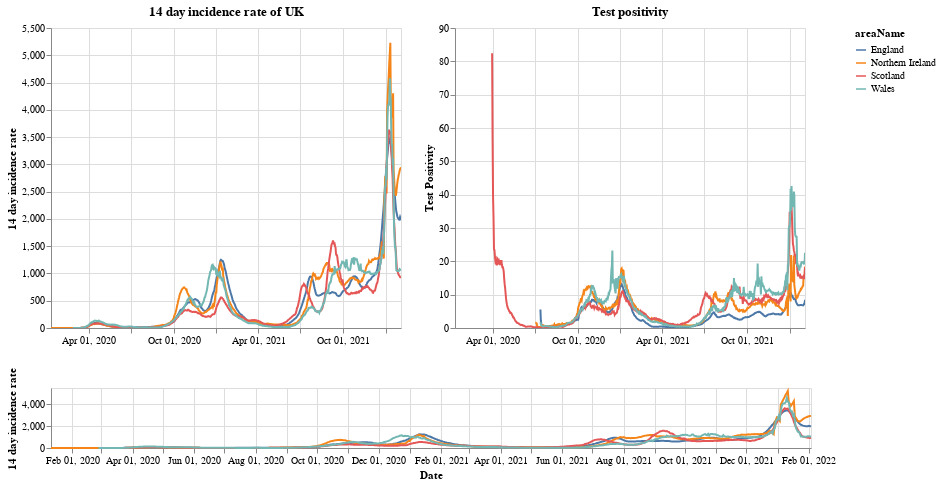

Source (notebook cell):
### Markdown cell above
# Plots

First a plot with each country in the UK. The top right shows the positivity rate for (which is the percentage of registered tests which were positive) while the top left is the 14 day incidence rate. The bottom chart can be used to select the timeframe (does not work on a mobile device).

### Code cell
#collapse
brush = alt.selection(type='interval', name='DateBrush',encodings=['x'],fields=['Time'])
leg_selection = alt.selection_multi(fields=['areaName'], bind='legend')

base = alt.Chart(uk_cases).mark_line().encode(
    x=alt.X("yearmonthdate(date):T", axis=alt.Axis(title='Date')),
    y=alt.Y("twoWeeklyCasesRate:Q", axis=alt.Axis(title='14 day incidence rate')),
    tooltip=['areaName', 'date','twoWeeklyCasesRate', 'testPositivity'],
    color='areaName',
    opacity=alt.condition(leg_selection, alt.value(2), alt.value(0.1))
).add_selection(leg_selection).properties(width=350)

upper = base.encode(alt.X('yearmonthdate(date):T', axis=alt.Axis(title=''),
                         scale=alt.Scale(domain=brush))
                   ).properties(title=f'14 day incidence rate of UK')
upper_right = upper.encode(alt.Y('testPositivity:Q', axis=alt.Axis(title='Test Positivity'))).properties(title='Test positivity')
lower = base.properties(height=60, width = 760).add_selection(brush)

(upper | upper_right) & lower

### Figure 1 — Vega-Lite specification as saved in the notebook (floating-point values rounded to 4 significant figures; data arrays with more than 128 entries replaced by an {"elided": "..."} marker saying what was removed)
{"config": {"view": {"continuousWidth": 400, "continuousHeight": 300}}, "vconcat": [{"hconcat": [{"mark": "line", "encoding": {"color": {"type": "nominal", "field": "areaName"}, "opacity": {"condition": {"value": 2, "selection": "selector001"}, "value": 0.1}, "tooltip": [{"type": "nominal", "field": "areaName"}, {"type": "temporal", "field": "date"}, {"type": "quantitative", "field": "twoWeeklyCasesRate"}, {"type": "quantitative", "field": "testPositivity"}], "x": {"type": "temporal", "axis": {"title": ""}, "field": "date", "scale": {"domain": {"selection": "DateBrush"}}, "timeUnit": "yearmonthdate"}, "y": {"type": "quantitative", "axis": {"title": "14 day incidence rate"}, "field": "twoWeeklyCasesRate"}}, "selection": {"selector001": {"type": "multi", "fields": ["areaName"], "bind": "legend"}}, "title": "14 day incidence rate of UK", "width": 350}, {"mark": "line", "encoding": {"color": {"type": "nominal", "field": "areaName"}, "opacity": {"condition": {"value": 2, "selection": "selector001"}, "value": 0.1}, "tooltip": [{"type": "nominal", "field": "areaName"}, {"type": "temporal", "field": "date"}, {"type": "quantitative", "field": "twoWeeklyCasesRate"}, {"type": "quantitative", "field": "testPositivity"}], "x": {"type": "temporal", "axis": {"title": ""}, "field": "date", "scale": {"domain": {"selection": "DateBrush"}}, "timeUnit": "yearmonthdate"}, "y": {"type": "quantitative", "axis": {"title": "Test Positivity"}, "field": "testPositivity"}}, "selection": {"selector001": {"type": "multi", "fields": ["areaName"], "bind": "legend"}}, "title": "Test positivity", "width": 350}]}, {"mark": "line", "encoding": {"color": {"type": "nominal", "field": "areaName"}, "opacity": {"condition": {"value": 2, "selection": "selector001"}, "value": 0.1}, "tooltip": [{"type": "nominal", "field": "areaName"}, {"type": "temporal", "field": "date"}, {"type": "quantitative", "field": "twoWeeklyCasesRate"}, {"type": "quantitative", "field": "testPositivity"}], "x": {"type": "temporal", "axis": {"title": "Date"}, "field": "date", "timeUnit": "yearmonthdate"}, "y": {"type": "quantitative", "axis": {"title": "14 day incidence rate"}, "field": "twoWeeklyCasesRate"}}, "height": 60, "selection": {"selector001": {"type": "multi", "fields": ["areaName"], "bind": "legend"}, "DateBrush": {"type": "interval", "encodings": ["x"], "fields": ["Time"]}}, "width": 760}], "data": {"name": "data-4e94005f9ac423438ecffdd290f9283f"}, "$schema": "https://vega.github.io/schema/vega-lite/v4.8.1.json", "datasets": {"data-4e94005f9ac423438ecffdd290f9283f": {"elided": "2906 records"}}}
